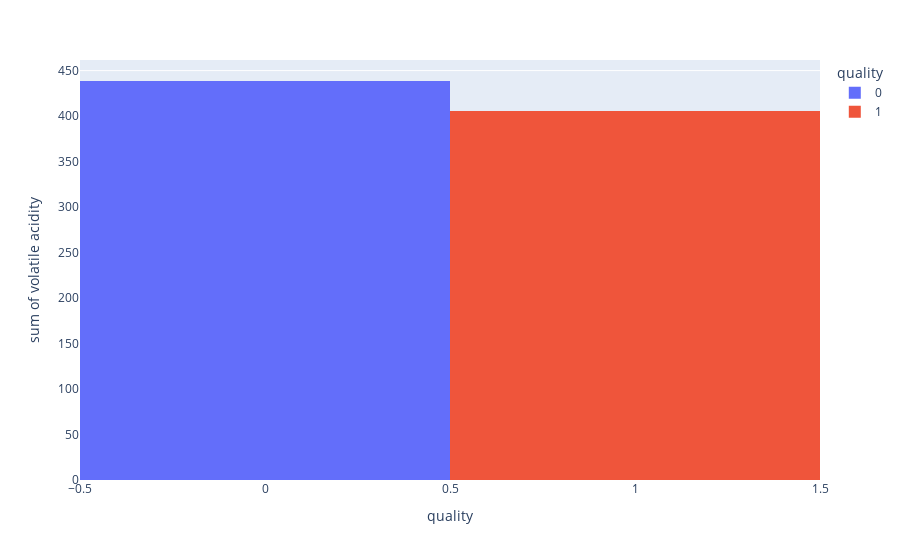

Source (notebook cell):
### Code cell
fig = px.histogram(df, x = "quality", y = "volatile acidity", color = "quality")
fig.show()

### Figure 1 — Plotly figure (JSON) as saved in the notebook; plotly's stock layout.template omitted (floating-point values rounded to 4 significant figures; data arrays with more than 128 entries replaced by an {"elided": "..."} marker saying what was removed)
{"data": [{"alignmentgroup": "True", "bingroup": "x", "histfunc": "sum", "hovertemplate": "quality=%{x}<br>sum of volatile acidity=%{y}<extra></extra>", "legendgroup": "0", "marker": {"color": "#636efa", "pattern": {"shape": ""}}, "name": "0", "offsetgroup": "0", "orientation": "v", "showlegend": true, "type": "histogram", "x": {"elided": "744 int values"}, "xaxis": "x", "y": {"elided": "744 float values"}, "yaxis": "y"}, {"alignmentgroup": "True", "bingroup": "x", "histfunc": "sum", "hovertemplate": "quality=%{x}<br>sum of volatile acidity=%{y}<extra></extra>", "legendgroup": "1", "marker": {"color": "#EF553B", "pattern": {"shape": ""}}, "name": "1", "offsetgroup": "1", "orientation": "v", "showlegend": true, "type": "histogram", "x": {"elided": "855 int values"}, "xaxis": "x", "y": {"elided": "855 float values"}, "yaxis": "y"}], "layout": {"barmode": "relative", "legend": {"title": {"text": "quality"}, "tracegroupgap": 0}, "margin": {"t": 60}, "xaxis": {"anchor": "y", "categoryarray": [0, 1], "categoryorder": "array", "domain": [0, 1], "title": {"text": "quality"}}, "yaxis": {"anchor": "x", "domain": [0, 1], "title": {"text": "sum of volatile acidity"}}}}
